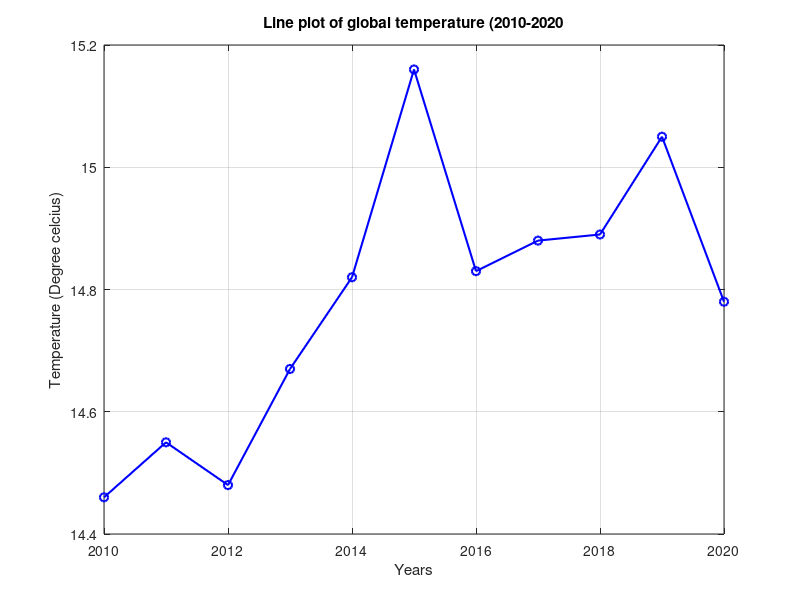

Source code (MATLAB):
clc, clear all

% Line Plot
% Data: Global temperature in degree celcius (2010-2020)
year = 2010:1:2020;
temp = [14.46 14.55 14.48 14.67 14.82 15.16 14.83 ...
    14.88 14.89 15.05 14.78];
plot(year,temp,'b-o','linewidth',1.5);
xlabel('Years');
ylabel('Temperature (Degree celcius)');
title('Line plot of global temperature (2010-2020')
grid on;

